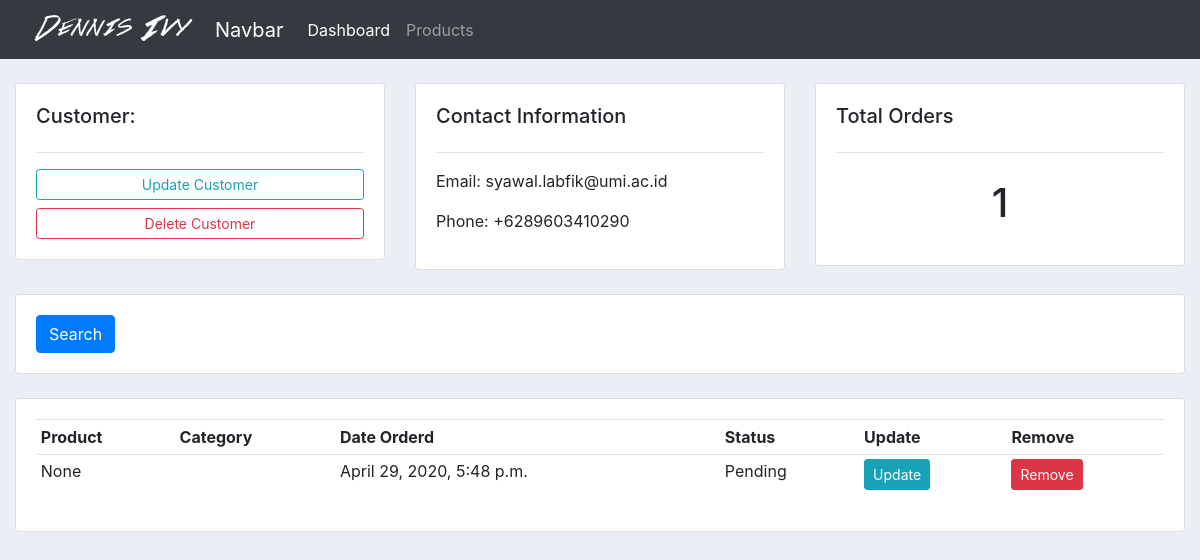
The app's page /customer/1/, older data.
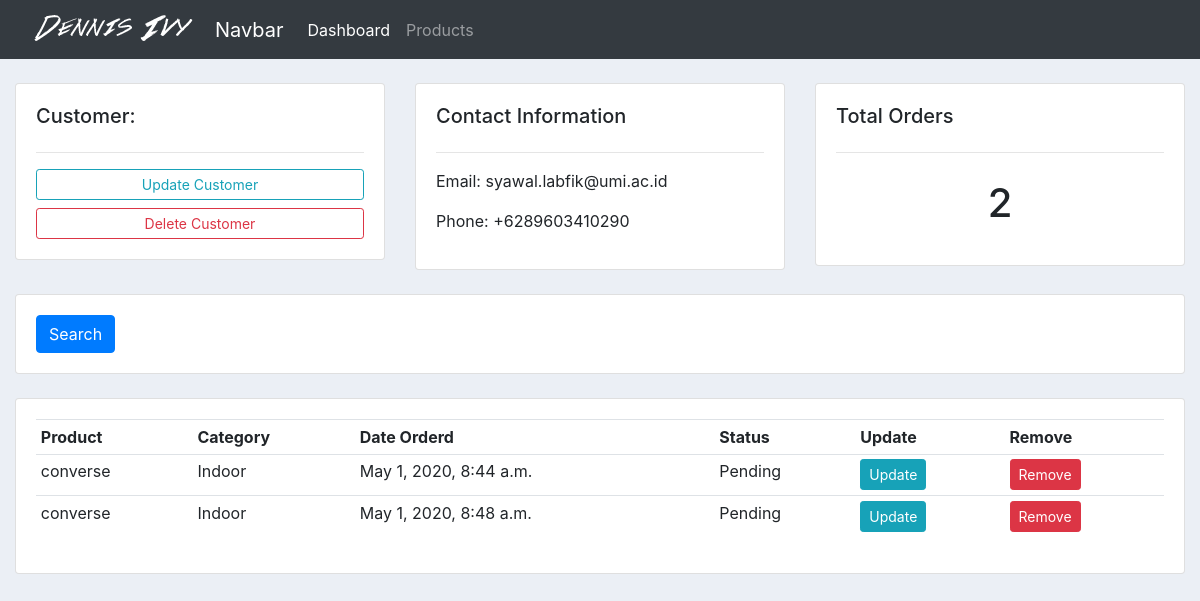
The same page, newer data.
### accounts/models.py (models this page shows, shortened)
class Order(models.Model):
    STATUS = (
            ('Pending', 'Pending'),
            ('Out for delivery', 'Out for delivery'),
            ('Delivered', 'Delivered'),
            )
    customer = models.ForeignKey(Customer, null=True, on_delete=models.SET_NULL)
    product = models.ForeignKey(Product, null=True, on_delete=models.SET_NULL)
    date_created = models.DateTimeField(auto_now_add=True, null=True)
    status = models.CharField(max_length=200, null=True, choices=STATUS)

class Product(models.Model):
    CATEGORY = (
        ('Indoor', 'Indoor'),
        ('Out Door', 'Out Door'),
    )
    name = models.CharField(max_length=200, null=True)
    price = models.FloatField(null=True)
    category = models.CharField(max_length=200, null=True, choices=CATEGORY)
    description = models.CharField(max_length=200, null=True)
    date_created = models.DateTimeField(auto_now_add=True, null=True)
    tags = models.ManyToManyField(Tag)
    def __str__(self):
        return self.name

### accounts/views.py (the view)
# urls.py: path('customer/<str:pk_test>/', views.customer, name="customer"),
def customer(request, pk_test):
    customer = Customer.objects.get(id = pk_test)
    orders = customer.order_set.all()
    order_count = orders.count()
    context = {'customer': customer, 'orders': orders, 'order_count': order_count}
    return render(request, 'accounts/customer.html', context)

### accounts/templates/accounts/customer.html
{%  extends 'accounts/main.html' %}
{% block content %}
	<br>
<div class="row">
	<div class="col-md">
		<div class="card card-body">
			<h5>Customer:</h5>
			<hr>
			<a class="btn btn-outline-info  btn-sm btn-block" href="">Update Customer</a>
			<a class="btn btn-outline-danger  btn-sm btn-block" href="">Delete Customer</a>
		</div>
	</div>
	<div class="col-md">
		<div class="card card-body">
			<h5>Contact Information</h5>
			<hr>
			<p>Email: {{customer.email}}</p>
			<p>Phone: {{customer.phone }}</p>
		</div>
	</div>
	<div class="col-md">
		<div class="card card-body">
			<h5>Total Orders</h5>
			<hr>
			<h1 style="text-align: center;padding: 10px">{{ order_count }}</h1>
		</div>
	</div>
</div>
<br>
<div class="row">
	<div class="col">
		<div class="card card-body">
			<form method="get">
		    <button class="btn btn-primary" type="submit">Search</button>
		  </form>
		</div>
	</div>
</div>
<br>
<div class="row">
	<div class="col-md">
		<div class="card card-body">
			<table class="table table-sm">
				<tr>
					<th>Product</th>
					<th>Category</th>
					<th>Date Orderd</th>
					<th>Status</th>
					<th>Update</th>
					<th>Remove</th>
				</tr>
                {% for order in orders %}
                    <tr>
                    <td>{{ order.product }}</td>
                    <td>{{ order.product.category }}</td>
                    <td>{{ order.date_created }}</td>
                    <td>{{ order.status }}</td>
                    <td><a class="btn btn-sm btn-info" href="">Update</a></td>
					<td><a class="btn btn-sm btn-danger" href="">Remove</a></td>
                    </tr>
                {% endfor %}
			</table>
		</div>
	</div>
</div>
{% endblock %}

Row changes from the older to the newer data that the page shows:
removed Order: product "None", date_created "April 29, 2020, 5:48 p.m.", status "Pending"
added Order: product "converse", product.category "Indoor", date_created "May 1, 2020, 8:44 a.m.", status "Pending"
added Order: product "converse", product.category "Indoor", date_created "May 1, 2020, 8:48 a.m.", status "Pending"
Text that changed along with them:
{{ order_count }}: "1" → "2"
